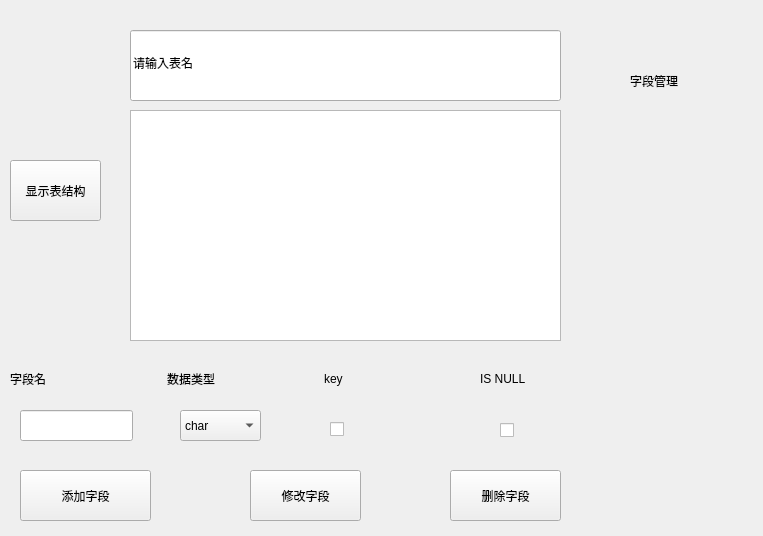
<?xml version="1.0" encoding="UTF-8"?>
<ui version="4.0">
 <class>FieldManager</class>
 <widget class="QWidget" name="FieldManager">
  <property name="geometry">
   <rect>
    <x>0</x>
    <y>0</y>
    <width>763</width>
    <height>536</height>
   </rect>
  </property>
  <property name="windowTitle">
   <string>fieldmanager</string>
  </property>
  <property name="styleSheet">
   <string notr="true">font: 10pt &quot;方正粗黑宋简体&quot;;</string>
  </property>
  <widget class="QLineEdit" name="path">
   <property name="geometry">
    <rect>
     <x>130</x>
     <y>30</y>
     <width>431</width>
     <height>71</height>
    </rect>
   </property>
   <property name="text">
    <string>请输入表名</string>
   </property>
  </widget>
  <widget class="QPushButton" name="pushButton">
   <property name="geometry">
    <rect>
     <x>10</x>
     <y>160</y>
     <width>91</width>
     <height>61</height>
    </rect>
   </property>
   <property name="text">
    <string>显示表结构</string>
   </property>
  </widget>
  <widget class="QLabel" name="title">
   <property name="geometry">
    <rect>
     <x>630</x>
     <y>10</y>
     <width>72</width>
     <height>141</height>
    </rect>
   </property>
   <property name="text">
    <string>字段管理</string>
   </property>
  </widget>
  <widget class="QTableWidget" name="tableWidget">
   <property name="geometry">
    <rect>
     <x>130</x>
     <y>110</y>
     <width>431</width>
     <height>231</height>
    </rect>
   </property>
  </widget>
  <widget class="QPushButton" name="add">
   <property name="geometry">
    <rect>
     <x>20</x>
     <y>470</y>
     <width>131</width>
     <height>51</height>
    </rect>
   </property>
   <property name="text">
    <string>添加字段</string>
   </property>
  </widget>
  <widget class="QPushButton" name="modify">
   <property name="geometry">
    <rect>
     <x>250</x>
     <y>470</y>
     <width>111</width>
     <height>51</height>
    </rect>
   </property>
   <property name="text">
    <string>修改字段</string>
   </property>
  </widget>
  <widget class="QPushButton" name="dele">
   <property name="geometry">
    <rect>
     <x>450</x>
     <y>470</y>
     <width>111</width>
     <height>51</height>
    </rect>
   </property>
   <property name="text">
    <string>删除字段</string>
   </property>
  </widget>
  <widget class="QWidget" name="widget" native="true">
   <property name="geometry">
    <rect>
     <x>10</x>
     <y>360</y>
     <width>621</width>
     <height>37</height>
    </rect>
   </property>
   <layout class="QHBoxLayout" name="horizontalLayout">
    <item>
     <widget class="QLabel" name="fieldName">
      <property name="text">
       <string>字段名</string>
      </property>
     </widget>
    </item>
    <item>
     <widget class="QLabel" name="label_2">
      <property name="text">
       <string>数据类型</string>
      </property>
     </widget>
    </item>
    <item>
     <widget class="QLabel" name="label_4">
      <property name="text">
       <string>key</string>
      </property>
     </widget>
    </item>
    <item>
     <widget class="QLabel" name="label_5">
      <property name="text">
       <string>IS NULL</string>
      </property>
     </widget>
    </item>
   </layout>
  </widget>
  <widget class="QLineEdit" name="fieldNameEdit">
   <property name="geometry">
    <rect>
     <x>20</x>
     <y>410</y>
     <width>113</width>
     <height>31</height>
    </rect>
   </property>
  </widget>
  <widget class="QCheckBox" name="isPK">
   <property name="geometry">
    <rect>
     <x>330</x>
     <y>420</y>
     <width>91</width>
     <height>19</height>
    </rect>
   </property>
   <property name="text">
    <string/>
   </property>
  </widget>
  <widget class="QCheckBox" name="isNull">
   <property name="geometry">
    <rect>
     <x>500</x>
     <y>420</y>
     <width>81</width>
     <height>20</height>
    </rect>
   </property>
   <property name="text">
    <string/>
   </property>
  </widget>
  <widget class="QComboBox" name="dataType">
   <property name="geometry">
    <rect>
     <x>180</x>
     <y>410</y>
     <width>81</width>
     <height>31</height>
    </rect>
   </property>
   <item>
    <property name="text">
     <string>char</string>
    </property>
   </item>
   <item>
    <property name="text">
     <string>varchar</string>
    </property>
   </item>
   <item>
    <property name="text">
     <string>date</string>
    </property>
   </item>
   <item>
    <property name="text">
     <string>number</string>
    </property>
   </item>
  </widget>
 </widget>
 <resources/>
 <connections/>
</ui>
